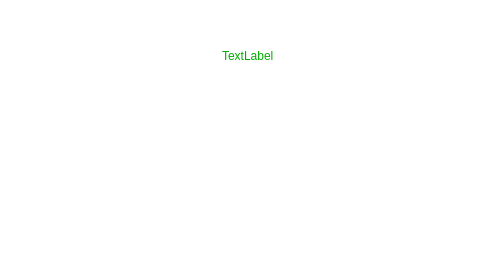
<?xml version="1.0" encoding="UTF-8"?>
<ui version="4.0">
 <class>Desktop</class>
 <widget class="UiDesktop" name="Desktop">
  <property name="geometry">
   <rect>
    <x>0</x>
    <y>0</y>
    <width>480</width>
    <height>272</height>
   </rect>
  </property>
  <property name="windowTitle">
   <string>MainWindow</string>
  </property>
  <property name="styleSheet">
   <string notr="true">QWidget{background-color:rgba(255,255,255,0);border-radius:0px;} </string>
  </property>
  <property name="port" stdset="0">
   <string>COM1 | /dev/ttyS*</string>
  </property>
  <layout class="QVBoxLayout" name="verticalLayout_3" stretch="0">
   <property name="spacing">
    <number>0</number>
   </property>
   <property name="leftMargin">
    <number>0</number>
   </property>
   <property name="topMargin">
    <number>0</number>
   </property>
   <property name="rightMargin">
    <number>0</number>
   </property>
   <property name="bottomMargin">
    <number>0</number>
   </property>
   <item>
    <widget class="QWidget" name="centralWidget" native="true">
     <property name="styleSheet">
      <string notr="true">color: rgb(0, 170, 0);</string>
     </property>
     <layout class="QVBoxLayout" name="verticalLayout">
      <property name="spacing">
       <number>0</number>
      </property>
      <property name="leftMargin">
       <number>0</number>
      </property>
      <property name="topMargin">
       <number>0</number>
      </property>
      <property name="rightMargin">
       <number>0</number>
      </property>
      <property name="bottomMargin">
       <number>0</number>
      </property>
      <item>
       <widget class="QStackedWidget" name="stackedWidget">
        <property name="currentIndex">
         <number>0</number>
        </property>
        <widget class="QWidget" name="page_1">
         <widget class="UiFloor" name="Floor" native="true">
          <property name="enabled">
           <bool>true</bool>
          </property>
          <property name="geometry">
           <rect>
            <x>212</x>
            <y>36</y>
            <width>240</width>
            <height>200</height>
           </rect>
          </property>
          <property name="visible">
           <bool>false</bool>
          </property>
          <widget class="QLabel" name="mapLabel">
           <property name="geometry">
            <rect>
             <x>10</x>
             <y>10</y>
             <width>200</width>
             <height>19</height>
            </rect>
           </property>
           <property name="text">
            <string>TextLabel</string>
           </property>
          </widget>
          <widget class="QLabel" name="label_dest">
           <property name="geometry">
            <rect>
             <x>2</x>
             <y>24</y>
             <width>16</width>
             <height>16</height>
            </rect>
           </property>
           <property name="styleSheet">
            <string notr="true">color: rgb(255, 255, 255);</string>
           </property>
           <property name="text">
            <string/>
           </property>
           <property name="alignment">
            <set>Qt::AlignCenter</set>
           </property>
          </widget>
          <widget class="QLabel" name="label_time">
           <property name="geometry">
            <rect>
             <x>2</x>
             <y>44</y>
             <width>16</width>
             <height>16</height>
            </rect>
           </property>
           <property name="styleSheet">
            <string notr="true">color: rgb(255, 255, 255);</string>
           </property>
           <property name="text">
            <string/>
           </property>
           <property name="alignment">
            <set>Qt::AlignCenter</set>
           </property>
          </widget>
          <widget class="QLabel" name="Hundred">
           <property name="geometry">
            <rect>
             <x>2</x>
             <y>2</y>
             <width>16</width>
             <height>16</height>
            </rect>
           </property>
           <property name="styleSheet">
            <string notr="true"/>
           </property>
           <property name="alignment">
            <set>Qt::AlignCenter</set>
           </property>
          </widget>
          <widget class="QLabel" name="Ten">
           <property name="geometry">
            <rect>
             <x>11</x>
             <y>2</y>
             <width>16</width>
             <height>16</height>
            </rect>
           </property>
           <property name="styleSheet">
            <string notr="true"/>
           </property>
           <property name="alignment">
            <set>Qt::AlignCenter</set>
           </property>
          </widget>
          <widget class="QLabel" name="Single">
           <property name="geometry">
            <rect>
             <x>20</x>
             <y>2</y>
             <width>16</width>
             <height>16</height>
            </rect>
           </property>
           <property name="styleSheet">
            <string notr="true"/>
           </property>
           <property name="alignment">
            <set>Qt::AlignCenter</set>
           </property>
          </widget>
         </widget>
         <widget class="UiArrow" name="Arrow" native="true">
          <property name="geometry">
           <rect>
            <x>36</x>
            <y>36</y>
            <width>200</width>
            <height>200</height>
           </rect>
          </property>
          <property name="visible">
           <bool>false</bool>
          </property>
          <property name="animationDuration" stdset="0">
           <number>1500</number>
          </property>
         </widget>
         <widget class="UiIcon" name="Icon" native="true">
          <property name="geometry">
           <rect>
            <x>242</x>
            <y>36</y>
            <width>200</width>
            <height>200</height>
           </rect>
          </property>
          <property name="styleSheet">
           <string notr="true">QLabel{font: large &quot;宋体&quot;; font-size:12pt;color:white;}</string>
          </property>
          <layout class="QVBoxLayout" name="verticalLayout_4" stretch="0,20,0">
           <property name="leftMargin">
            <number>0</number>
           </property>
           <property name="topMargin">
            <number>0</number>
           </property>
           <property name="rightMargin">
            <number>0</number>
           </property>
           <property name="bottomMargin">
            <number>0</number>
           </property>
           <item>
            <widget class="QLabel" name="label_image">
             <property name="text">
              <string/>
             </property>
             <property name="scaledContents">
              <bool>true</bool>
             </property>
            </widget>
           </item>
           <item>
            <widget class="QLabel" name="label_text_1">
             <property name="enabled">
              <bool>true</bool>
             </property>
             <property name="maximumSize">
              <size>
               <width>16777215</width>
               <height>35</height>
              </size>
             </property>
             <property name="text">
              <string/>
             </property>
             <property name="alignment">
              <set>Qt::AlignCenter</set>
             </property>
            </widget>
           </item>
           <item>
            <widget class="QLabel" name="label_text_2">
             <property name="text">
              <string/>
             </property>
             <property name="alignment">
              <set>Qt::AlignBottom|Qt::AlignHCenter</set>
             </property>
            </widget>
           </item>
          </layout>
         </widget>
         <zorder>Arrow</zorder>
         <zorder>Icon</zorder>
         <zorder>Floor</zorder>
        </widget>
        <widget class="QWidget" name="page_2">
         <property name="styleSheet">
          <string notr="true">QLabel{color:white;}</string>
         </property>
         <widget class="QLabel" name="label_bigtext_1">
          <property name="geometry">
           <rect>
            <x>120</x>
            <y>56</y>
            <width>240</width>
            <height>40</height>
           </rect>
          </property>
          <property name="text">
           <string/>
          </property>
         </widget>
         <widget class="QLabel" name="label_bigtext_2">
          <property name="geometry">
           <rect>
            <x>120</x>
            <y>96</y>
            <width>240</width>
            <height>40</height>
           </rect>
          </property>
          <property name="text">
           <string/>
          </property>
         </widget>
         <widget class="QLabel" name="label_bigtext_3">
          <property name="geometry">
           <rect>
            <x>120</x>
            <y>136</y>
            <width>240</width>
            <height>40</height>
           </rect>
          </property>
          <property name="text">
           <string/>
          </property>
         </widget>
         <widget class="QLabel" name="label_bigtext_4">
          <property name="geometry">
           <rect>
            <x>120</x>
            <y>176</y>
            <width>240</width>
            <height>40</height>
           </rect>
          </property>
          <property name="text">
           <string/>
          </property>
         </widget>
        </widget>
        <widget class="QWidget" name="page">
         <property name="styleSheet">
          <string notr="true">background-color: rgb(0, 0, 0);</string>
         </property>
         <widget class="QLabel" name="label_blackground">
          <property name="geometry">
           <rect>
            <x>120</x>
            <y>106</y>
            <width>240</width>
            <height>60</height>
           </rect>
          </property>
          <property name="text">
           <string>&lt;html&gt;&lt;head/&gt;&lt;body&gt;&lt;p align=&quot;center&quot;&gt;&lt;span style=&quot; font-size:28pt; font-weight:600; color:#ffffff;&quot;&gt;Screen Save&lt;/span&gt;&lt;/p&gt;&lt;/body&gt;&lt;/html&gt;</string>
          </property>
         </widget>
        </widget>
        <widget class="QWidget" name="page_usb">
         <widget class="QLabel" name="label_waring">
          <property name="geometry">
           <rect>
            <x>95</x>
            <y>110</y>
            <width>291</width>
            <height>31</height>
           </rect>
          </property>
          <property name="styleSheet">
           <string notr="true">color:red;
font: 15px</string>
          </property>
          <property name="text">
           <string/>
          </property>
         </widget>
         <widget class="QListView" name="listView">
          <property name="geometry">
           <rect>
            <x>90</x>
            <y>30</y>
            <width>301</width>
            <height>181</height>
           </rect>
          </property>
          <property name="styleSheet">
           <string notr="true">border: 4px solid lightblue;border-radius: 15px;
background-color: rgb(0, 0, 127);
color: rgb(255, 255, 255);</string>
          </property>
         </widget>
         <widget class="QProgressBar" name="progressBar">
          <property name="geometry">
           <rect>
            <x>90</x>
            <y>230</y>
            <width>301</width>
            <height>23</height>
           </rect>
          </property>
          <property name="layoutDirection">
           <enum>Qt::LeftToRight</enum>
          </property>
          <property name="styleSheet">
           <string notr="true">color: rgb(0, 0, 0);
border: 5px solid lightblue;border-radius: 10px;
selection-background-color: rgb(255, 170, 0);
QProgressBar::chunk {background-color: rgb(202, 165, 14);}
</string>
          </property>
          <property name="maximum">
           <number>100</number>
          </property>
          <property name="value">
           <number>0</number>
          </property>
          <property name="alignment">
           <set>Qt::AlignCenter</set>
          </property>
          <property name="orientation">
           <enum>Qt::Horizontal</enum>
          </property>
         </widget>
         <widget class="QLabel" name="label_usbpicture">
          <property name="geometry">
           <rect>
            <x>400</x>
            <y>10</y>
            <width>45</width>
            <height>20</height>
           </rect>
          </property>
          <property name="text">
           <string/>
          </property>
         </widget>
        </widget>
       </widget>
      </item>
     </layout>
    </widget>
   </item>
  </layout>
 </widget>
 <customwidgets>
  <customwidget>
   <class>UiDesktop</class>
   <extends>QWidget</extends>
   <header>uidesktop.h</header>
   <container>1</container>
  </customwidget>
  <customwidget>
   <class>UiArrow</class>
   <extends>QWidget</extends>
   <header>uiarrow.h</header>
   <container>1</container>
  </customwidget>
  <customwidget>
   <class>UiFloor</class>
   <extends>QWidget</extends>
   <header>uifloor.h</header>
   <container>1</container>
  </customwidget>
  <customwidget>
   <class>UiIcon</class>
   <extends>QWidget</extends>
   <header>uiicon.h</header>
   <container>1</container>
  </customwidget>
 </customwidgets>
 <resources/>
 <connections/>
</ui>
